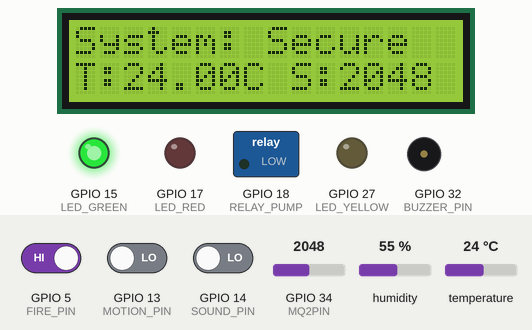
A sketch run on a simulated ESP32. Parts: 16×2 character LCD, switched loads named in the sketch (green lamp = pin HIGH), output pins drawn as LEDs (lit = HIGH), buzzer (waves = sounding, pin HIGH). The inputs (shaded band) are chosen by the test bench; at power-on: temperature 24 °C, GPIO 5 (FIRE_PIN) HIGH, GPIO 34 (MQ2PIN) = 2048, GPIO 13 (MOTION_PIN) LOW, GPIO 14 (SOUND_PIN) LOW, humidity 55 %. WiFi joins after 1.5 s; servers stay silent unless stated.

Above: at 3.0 s.
3.1 s: temperature set to 27 °C
At 5.1 s:
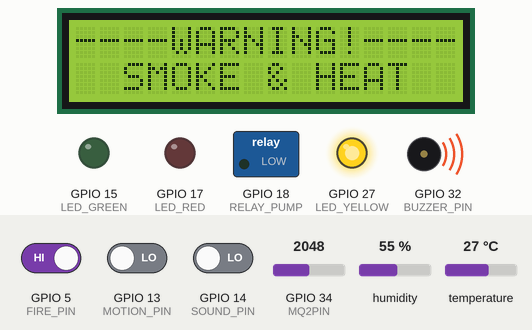
5.5 s: GPIO 5 (FIRE_PIN) driven LOW
At 6.8 s:
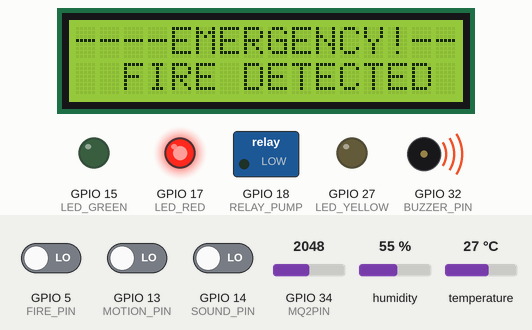
7.2 s: temperature set to 12 °C
At 9.4 s:
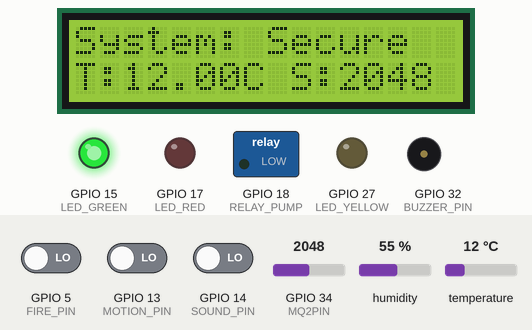
9.9 s: GPIO 34 (MQ2PIN) set to 2866
At 11.0 s:
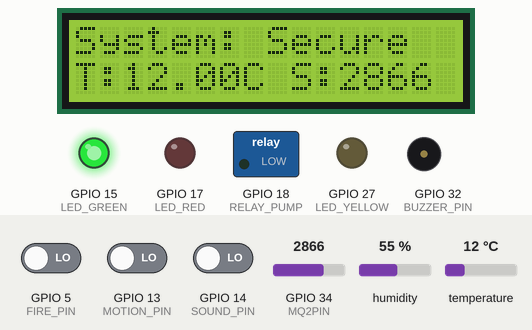
11.5 s: GPIO 34 (MQ2PIN) set to 3603
At 12.0 s:
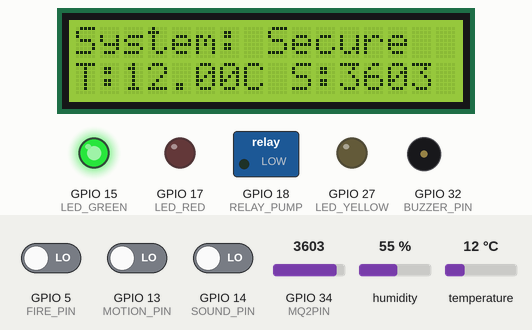
13.1 s: temperature set to 19 °C
At 15.5 s:
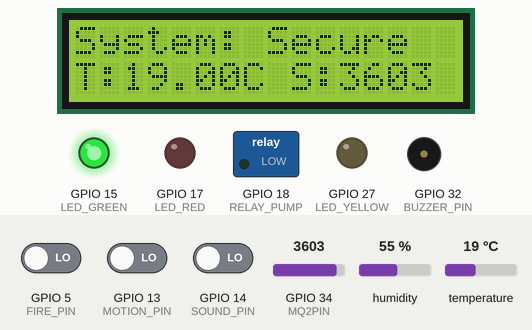
Timing chart, 0 to 17.0 s (numbered marks = the images above; inputs shaded):
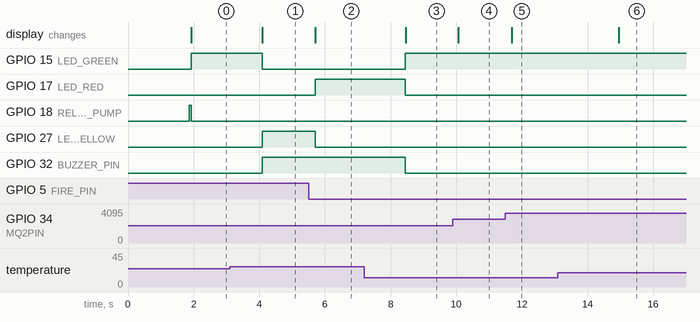

Measured:
- the behaviour switches between 25 and 26 °C on temperature (found by bisection; images 0 and 1)
- after the input at 3.1 s, GPIO 15 (LED_GREEN): HIGH → LOW after 0.99 s; GPIO 27 (LED_YELLOW), GPIO 32 (BUZZER_PIN): LOW → HIGH after 0.99 s; the display: changes after 0.99 s (image 1)
- after the input at 5.5 s, GPIO 17 (LED_RED): LOW → HIGH after 0.21 s; GPIO 27 (LED_YELLOW): HIGH → LOW after 0.21 s; the display: changes after 0.21 s (image 2)
- after the input at 7.2 s, GPIO 15 (LED_GREEN): LOW → HIGH after 1.3 s; GPIO 17 (LED_RED), GPIO 32 (BUZZER_PIN): HIGH → LOW after 1.3 s; the display: changes after 1.3 s (image 3)
- after the input at 9.9 s, the display: changes after 0.16 s (image 4)
- after the input at 11.5 s, the display: changes after 0.19 s (image 5)
- after the input at 13.1 s, the display: changes after 1.9 s (image 6)

The sketch:

IGINS_FULL.ino
```cpp
#define BLYNK_TEMPLATE_ID "TMPL6zmv5IIlz"
#define BLYNK_TEMPLATE_NAME "Ignis Full"
#define BLYNK_AUTH_TOKEN "bqi7pw680CS5gxv6EmSnga65w037kSoi"

#include <Wire.h>
#include <LiquidCrystal_I2C.h>
#include <DHT.h>
#include <WiFi.h>
#include <WiFiClient.h>
#include <BlynkSimpleEsp32.h>

// BLYNK CREDENTIALS
const char* ssid = "vivo Y18";
const char* pass = "yanani06";

BlynkTimer timer;

// PIN DEFINITIONS
#define DHTPIN 4
#define MQ2PIN 34
#define FIRE_PIN 5
#define MOTION_PIN 13
#define SOUND_PIN 14
#define RELAY_PUMP 18    // PIN FOR WATER PUMP RELAY
#define BUZZER_PIN 32
#define LED_RED 17
#define LED_YELLOW 27
#define LED_GREEN 15

// BLYNK VIRTUAL PINS
#define V_TEMP V0
#define V_SMOKE V1
#define V_FIRE V2
#define V_MOTION V3
#define V_SOUND V4
#define V_PUMP V5
#define V_RED V6
#define V_YELLOW V7
#define V_GREEN V8
#define V_BUZZER V9

// SENSOR SETTINGS
#define DHTTYPE DHT11
DHT dht(DHTPIN, DHTTYPE);
LiquidCrystal_I2C lcd(0x27, 16, 2);

// THRESHOLDS
int smokeThreshold = 250;
float tempThreshold = 25.0;

void sendSensorData(){
  float temp = dht.readTemperature();
  int smokeLevel = analogRead(MQ2PIN);
  int fireStatus; // LOW typically means fire
  if (digitalRead(FIRE_PIN)==LOW){
    fireStatus =1;
  }
  else{
    fireStatus=0; //pin HIGH, area SAFE
  }
  int motionStatus = digitalRead(MOTION_PIN);
  int soundStatus = digitalRead(SOUND_PIN);
  int buzzerStatus = digitalRead(BUZZER_PIN);

  Blynk.virtualWrite(V_TEMP, temp);
  Blynk.virtualWrite(V_SMOKE, smokeLevel);
  Blynk.virtualWrite(V_FIRE, fireStatus);
  if (motionStatus == HIGH){
    Blynk.virtualWrite(V_MOTION,255);
  }
  else{
    Blynk.virtualWrite(V_MOTION,0);
  }
  Blynk.virtualWrite(V_SOUND, soundStatus);
  Blynk.virtualWrite(V_BUZZER, buzzerStatus);
}


#include "soc/soc.h"
#include "soc/rtc_cntl_reg.h"

void setup() {
  WRITE_PERI_REG(RTC_CNTL_BROWN_OUT_REG, 0); // Disable brownout detector
  Serial.begin(115200);
  Blynk.begin(BLYNK_AUTH_TOKEN, ssid, pass);
  dht.begin();
  lcd.init();
  lcd.backlight();

  pinMode(FIRE_PIN, INPUT);
  pinMode(MOTION_PIN, INPUT);
  pinMode(SOUND_PIN, INPUT);
  pinMode(BUZZER_PIN, OUTPUT);
  pinMode(RELAY_PUMP, OUTPUT); // Relay set as Output
  pinMode(LED_RED, OUTPUT);
  pinMode(LED_YELLOW, OUTPUT);
  pinMode(LED_GREEN, OUTPUT);

  // Default state: All OFF (Note: some relays are Active LOW)
  digitalWrite(RELAY_PUMP, HIGH);
  digitalWrite(BUZZER_PIN, LOW);

  timer.setInterval(2000L, sendSensorData);
}

void loop() {
  Blynk.run();
  timer.run();

  float temp = dht.readTemperature();
  int smokeLevel = analogRead(MQ2PIN);
  bool fireDetected = (digitalRead(FIRE_PIN) == LOW); // LOW typically means fire
  bool motionDetected = (digitalRead(MOTION_PIN) == HIGH);
  bool soundDetected = (digitalRead(SOUND_PIN) == HIGH);


  // SITUATION 3: CRITICAL ALERT (ALL SENSORS HIGH)
  if (temp > tempThreshold && smokeLevel > smokeThreshold && fireDetected && motionDetected && soundDetected) {
    lcd.clear();
    lcd.setCursor(0, 0); lcd.print("CRITICAL! PumpON");
    lcd.setCursor(0, 1); lcd.print("FIRE+MOV+SOUND");

    Blynk.virtualWrite(V_GREEN, 0);
    Blynk.virtualWrite(V_YELLOW, 0);
    Blynk.virtualWrite(V_RED, 255);

    digitalWrite(LED_GREEN, LOW);
    digitalWrite(LED_YELLOW, LOW);
    digitalWrite(LED_RED, HIGH);

    digitalWrite(BUZZER_PIN, HIGH);
    Blynk.virtualWrite(V_BUZZER, 255);

    Blynk.virtualWrite(V_MOTION,255);

    digitalWrite(RELAY_PUMP, HIGH); // WATER PUMP ACTIVATED
    Blynk.virtualWrite(V_PUMP, 255);
  }

  // SITUATION 2: EMERGENCY (FIRE DETECTED)
  else if (temp > tempThreshold && fireDetected) {
    lcd.clear();
    lcd.setCursor(0, 0); lcd.print("----EMERGENCY!----  ");
    lcd.setCursor(0, 1); lcd.print("  FIRE DETECTED   ");

    Blynk.virtualWrite(V_GREEN, 0);
    Blynk.virtualWrite(V_YELLOW, 0);
    Blynk.virtualWrite(V_RED, 255);

    digitalWrite(LED_GREEN, LOW);
    digitalWrite(LED_YELLOW, LOW);
    digitalWrite(LED_RED, HIGH);

    digitalWrite(BUZZER_PIN, HIGH);
    Blynk.virtualWrite(V_BUZZER, 255);

    digitalWrite(RELAY_PUMP, LOW);
    // Pump remains OFF here
    Blynk.virtualWrite(V_PUMP, 0);
  }

  // SITUATION 1: WARNING (TEMP + SMOKE)
  else if (temp > tempThreshold && smokeLevel > smokeThreshold) {
    lcd.setCursor(0, 0); lcd.print("----WARNING!------");
    lcd.setCursor(0, 1); lcd.print("  SMOKE & HEAT    ");

    Blynk.virtualWrite(V_GREEN, 0);
    Blynk.virtualWrite(V_YELLOW, 255);
    Blynk.virtualWrite(V_RED, 0);

    digitalWrite(LED_GREEN, LOW);
    digitalWrite(LED_YELLOW, HIGH);
    digitalWrite(LED_RED, LOW);

    digitalWrite(BUZZER_PIN, HIGH);
    Blynk.virtualWrite(V_BUZZER, 255);

    digitalWrite(RELAY_PUMP, LOW);
    Blynk.virtualWrite(V_PUMP, 0);
  }

  // SAFE STATE
  else {
    lcd.setCursor(0, 0);
    lcd.print("System: Secure  ");
    lcd.setCursor(0, 1);
    lcd.print("T:");
    lcd.print(temp);
    lcd.print("C S:"); lcd.print(smokeLevel);
    lcd.print("    ");


    Blynk.virtualWrite(V_GREEN, 255);
    Blynk.virtualWrite(V_YELLOW, 0);
    Blynk.virtualWrite(V_RED, 0);

    digitalWrite(LED_GREEN, HIGH);
    digitalWrite(LED_YELLOW, LOW);
    digitalWrite(LED_RED, LOW);

    digitalWrite(BUZZER_PIN, LOW);
    Blynk.virtualWrite(V_BUZZER, 0);

    digitalWrite(RELAY_PUMP, LOW);
    Blynk.virtualWrite(V_PUMP, 0);
  }

  delay(500);
}
```
